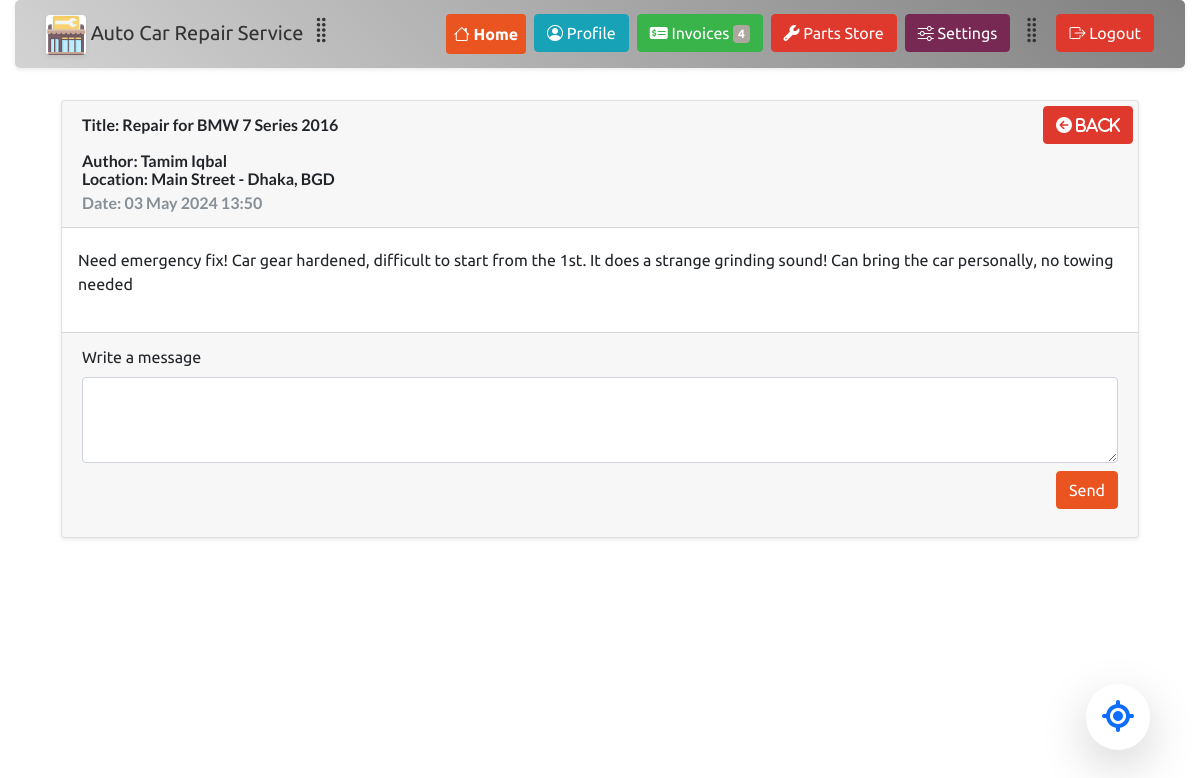
/dashboard/pages/post_replies.php?post_id=2 (signed in), run on the app's committed database.
### tables this page shows
CREATE TABLE post_issues (
                            id int PRIMARY KEY AUTO_INCREMENT,   
                            user_id char(12) NOT NULL,
                            post_title LONGTEXT NOT NULL,
                            post_content LONGTEXT,
                            city_id int,
                            address varchar(255),
                            date_time TIMESTAMP NULL DEFAULT CURRENT_TIMESTAMP,
                             
                            CONSTRAINT post_user FOREIGN KEY (user_id) REFERENCES user_accounts(id),
                            CONSTRAINT post_city FOREIGN KEY (city_id) REFERENCES cities(id)
);

CREATE TABLE cities (
                        id int PRIMARY KEY AUTO_INCREMENT,
                        name varchar(35) NOT NULL,
                        country_code char(3) NOT NULL,
                        district varchar(20) NOT NULL,
                        CONSTRAINT cities_country_code FOREIGN KEY (country_code) REFERENCES countries(code)
);

### site_variables.php (called while the page is built, shortened)
<?php
(require_once (ROOT_DIR . DIRECTORY_SEPARATOR . 'database' . DIRECTORY_SEPARATOR . 'connection.php')) or die("Connection related file not found");
function b5_theme_link() : string {
    return  relativePath(ROOT_DIR . DIRECTORY_SEPARATOR . "precompiled" . DIRECTORY_SEPARATOR . $GLOBALS['USER_THEME'] . DIRECTORY_SEPARATOR . "bootstrap-color.min.css");
}
function relativePath($absolutePath, $separator = DIRECTORY_SEPARATOR) : string {
    if($absolutePath === ROOT_DIR) return '';
    $path = explode($separator, $absolutePath);
    $uri = explode('/', $_SERVER['REQUEST_URI']);
    $root = explode($separator, ROOT_DIR);
    $fileName = null;
    array_splice($path, 0, 1);
    array_splice($uri, 0, 1);
    array_splice($root, 0, 1);
	$temp = $uri[count($uri) - 1];
	$temp = explode('.', $temp);
	if(count($temp) > 0)  {
		array_pop($uri);
	}
    while(count($path) > 0 && end($path) == '') {
        array_pop($path);
    }
    if(is_file($absolutePath)) {
        $fileName = end($path);
        array_pop($path);
    }
    for($i = 0; $i < count($path) && $i < count($root); $i++) {
        if($root[$i] !== $path[$i]) {
            $index = $i;
            break;
        }
    }
    array_splice($path, 0, $i - 1);
    $index = -1;
    for($i = 0; $i < count($path); $i++) {
        if($uri[0] === $path[$i]) {
            $index = $i;
            break;
        }
    }
    if($index > 0) {
        array_splice($path, 0, $i);
    }
	$index = -1;
    for($i = 0; $i < count($uri); $i++) {
        if($uri[$i] === $path[0]) {
            $index = $i;
            break;
        }
    }
    if(implode($separator, $path) === implode($separator, $uri)) return '';
    $index = -1;
    for($i = 0; $i < count($path) && $i < count($uri); $i++) {
        if($uri[$i] === $path[$i]) {
            $index = $i;
        }
        else break;
    }
    if($index >= 0) {
        array_splice($path, 0, $i);
        array_splice($uri, 0, $i);
    }
    $out = '';
    for($i = 0; $i < count($uri); $i++) {
        $out .= ('..' . $separator);
    }
    $out .= implode($separator, $path);
    if(!str_ends_with($out, $separator) && !empty($out)) $out .= $separator;
    if(!empty($fileName)) $out .= $fileName;
    return str_replace('\\', '/', $out);
}
function relativePathSystem(string $path) : ?string {
    $out = relativePath($path);
    return $out;
}

### database/connection.php (called while the page is built, shortened)
<?php
	class connection {
        function connect() : void {
			$str = 'mysql:host='.CONN_INFO['HOST'].';dbname='.CONN_INFO['DBNAME'].';charset=utf8mb4;';
			$opts = [PDO::ATTR_ERRMODE => PDO::ERRMODE_EXCEPTION, PDO::ATTR_DEFAULT_FETCH_MODE => PDO::FETCH_BOTH];
			try {
				$this->pdo = new PDO($str, CONN_INFO['USERNAME'], CONN_INFO['PASSWORD'], $opts);
			}
			catch (PDOException $e) {
				throw new PDOException($e->getMessage(), $e->getCode());
			}
		}
        function getSinglePost(int $post_id) : ?array {
            $sql = 'SELECT A.id as post_id, A.user_id AS user_id, A.post_title AS title, A.post_content AS content, A.address AS address, B.name AS city, B.country_code AS country_code, A.date_time AS date FROM post_issues AS A JOIN cities AS B ON A.city_id = B.id WHERE A.id = ? LIMIT 1';
            $this->pdo->setAttribute(PDO::ATTR_DEFAULT_FETCH_MODE, PDO::FETCH_ASSOC);
            $stmt = $this->pdo->prepare($sql);
            $res = $stmt->execute([$post_id]);
            $arr = $stmt->fetchAll();
            foreach ($arr as $key => $row) {
                $author = $this->getUserNameTitle($row['user_id']);
                $arr[$key]['author'] = $author;
            }
            return reset($arr);
        }
        function getUserNameTitle(string $user_id) : ?string {
            $sql = 'SELECT customer_id, business_id FROM user_accounts WHERE id = ? LIMIT 1';
            $this->pdo->setAttribute(PDO::ATTR_DEFAULT_FETCH_MODE, PDO::FETCH_NUM);
            $stmt = $this->pdo->prepare($sql);
            $stmt->execute([$user_id]);
            $row = $stmt->fetch();
            if(is_null($row[1])) {
                $sql = 'SELECT name, lastname FROM customers_info WHERE id = ? LIMIT 1';
                $stmt = $this->pdo->prepare($sql);
                $stmt->execute([$row[0]]);
                $res = $stmt->fetch();
                return $res[0] . " " . $res[1];
            }
            else {
                $sql = 'SELECT company_name FROM businesses_info WHERE id = ? LIMIT 1';
                $stmt = $this->pdo->prepare($sql);
                $stmt->execute([$row[1]]);
                $arr = $stmt->fetch();
                return reset($arr);
            }
        }
        function getPostReplies(int $post_id) : ?array{
            $sql = 'SELECT id, post_id, user_id, content, datetime AS date FROM post_answers WHERE post_id = ?';
            $this->pdo->setAttribute(PDO::ATTR_DEFAULT_FETCH_MODE, PDO::FETCH_ASSOC);
            $stmt = $this->pdo->prepare($sql);
            $arr = $stmt->fetchAll();
            return $arr;
        }
		private ?PDO $pdo = null;
	}

### dashboard/pages/post_replies.php (the view, shortened to what this page needs)
<?php
if(!isset($GLOBALS['WEBSITE_VARS'])) {
    (require_once (ROOT_DIR . DIRECTORY_SEPARATOR . 'site_variables.php')) or die("Variables file not found");
}
$post_id = $_GET['post_id'];
if(empty($post_id)) {
    $errorMsg = "Content not found!";
    exit("Page not found!");
}
else {
    $social_posts_array = CONNECTION->getSinglePost($post_id);
}
?>
<!DOCTYPE html>
<html>
<head>
    <link href="https://cdn.jsdelivr.net/npm/bootstrap@5.3.3/dist/css/bootstrap.min.css" rel="stylesheet">
    <link rel="stylesheet" href="https://cdn.jsdelivr.net/npm/bootstrap-icons@1.3.0/font/bootstrap-icons.css">
    <link rel="stylesheet" href="https://cdnjs.cloudflare.com/ajax/libs/font-awesome/6.5.2/css/all.min.css" />
    <link rel="stylesheet" href="<?php echo b5_theme_link(); ?>">
    <link rel="stylesheet" href="../styles.css">
</head>
<body>
<?php
(include_once ('menu.php')) or die("Failed to load component");
echo '<div class="container">';
$date_time = new DateTime($social_posts_array['date']);
$home_url = relativePathSystem(ABSOLUTE_PATHS['DASHBOARD']);
echo <<< ENDL_
<div class="card shadow-sm m-3">
        <div class="card-header lato-bold">
            <div style="position: absolute; top: 5px; right: 5px">
                <a class="btn btn-danger" href="$home_url"><i class="fa-solid fa-circle-arrow-left"> Back</i></a>
            </div>
            <p class="card-title mt-0">Title: {$social_posts_array['title']}</p>
            <p class="card-subtitle mt-0">Author: {$social_posts_array['author']}</p>
            <p class="card-subtitle">Location: {$social_posts_array['address']} - {$social_posts_array['city']}, {$social_posts_array['country_code']}</p>
            <p class="card-subtitle text-muted m-0">Date: {$date_time->format("d M Y H:i")}</p>
        </div>
        <div class="card-body px-3">
            <p>
                {$social_posts_array['content']}
            </p>
        </div>
        <div class="card-footer">
ENDL_;
echo <<< ENDL_
            <div class="form-group">
                <form method="POST" name="messageForm">
                    <label for="messageField">Write a message</label>
                    <textarea name="messageField" class="form-control" rows="3" cols="50" required></textarea>
                    <div class="text-end">
                        <button name="submitMessageButton" class="btn btn-primary mt-2" type="submit">Send</button>
                    </div>
                </form>
            </div>
        </div>
    </div>
ENDL_;
?>
</div>
</body>
</html>

### dashboard/styles.css (style rules this page uses)
.lato-bold { font-family: "Lato", sans-serif; font-weight: 700; font-style: normal; }
body { background-image: url('https://images.pexels.com/photos/593172/pexels-photo-593172.jpeg'); background-size: cover; }

### data on the page
post_issues: post_title "Repair for BMW 7 Series 2016", address "Main Street", city.name "Dhaka", city.country_code "BGD", date_time "03 May 2024 13:50", post_content "Need emergency fix! Car gear hardened, difficult to start from the 1st. It does a strange grinding sound! Can bring the car personally, no towing needed"

### other printed values
$social_posts_array['author'] "Tamim Iqbal"
